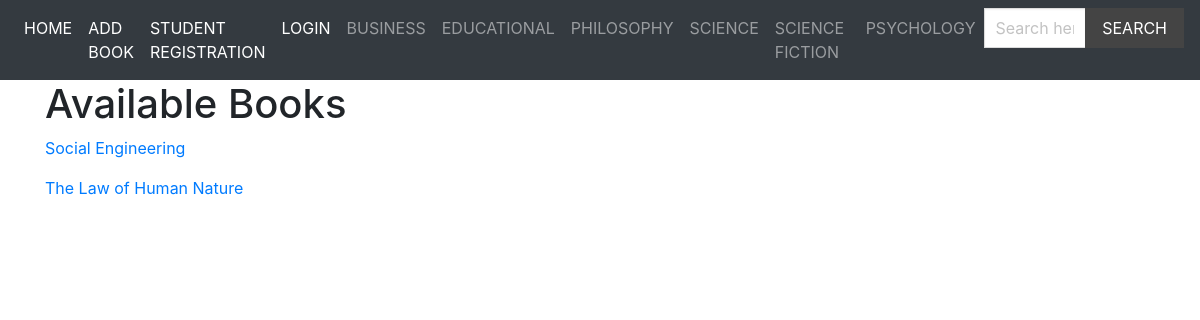
The page / on the database its author committed.
### books/models.py (models this page shows, shortened)
class Genre(models.Model):
    genre = models.CharField(max_length=50)

class Book(models.Model):
    title = models.CharField(max_length=50)
    author = models.CharField(max_length=50)
    published_by = models.CharField(max_length=50)
    genre = models.ForeignKey(Genre, on_delete=models.CASCADE, related_name='books')

### books/views.py (the view)
# urls.py: path('', views.index, name = 'index'),
def index(request):
    books = Book.objects.order_by('title').all()
    diction = {
        'books': books,
    }
    return render(request, 'books/index.html', context = diction)

### books/context_processors.py (called while the page is built)
def menu_genre(request):
    genres = Genre.objects.all()
    return ({'genres': genres})

### templates/books/index.html
{% extends 'base.html' %}
{% block content %}
    <h1>Available Books</h1>
    {% for book in books %}
        <ul>
            <li><a href = "{% url 'book_details' pk=book.id %}">{{book.title}}</a></li>
        </ul>
    {% endfor %}
{% endblock content %}

### templates/base.html (shortened to what this page needs)
{% load static %}
<!DOCTYPE html>
<html lang = "en" dir = "ltr">
    <head>
            <link rel = "stylesheet" href = "https://cdn.jsdelivr.net/npm/bulma@0.9.1/css/bulma.min.css">
            <link rel="stylesheet" href="https://maxcdn.bootstrapcdn.com/bootstrap/4.0.0/css/bootstrap.min.css">
            <link rel = "stylesheet" href = "{% static 'styles/main.css' %}">
    </head>
    <body>
    <nav class="navbar navbar-expand-lg navbar-dark bg-dark">
    <ul class="navbar-nav">
      <li class="nav-item active">
        <a class="nav-link" href="{% url 'index' %}"> Home </a>
      </li>
      <li class="nav-item active">
        <a class="nav-link" href="{% url 'add_book' %}"> Add Book </a>
      </li>
      {% if user.is_authenticated %}
      <li class="nav-item active">
        <a class="nav-link" href="{% url 'student_logout' %}">Logout </a>
      </li>
      <li class="nav-item active">
        <a class="nav-link" href="{% url 'student_profile' %}">Profile </a>
      </li>
      {% else %}
      <li class="nav-item active">
        <a class="nav-link" href="{% url 'student_reg' %}">Student Registration </a>
      </li>
      <li class="nav-item active">
        <a class="nav-link" href="{% url 'student_login' %}">Login </a>
      </li>
      {% endif %}
      {% for genre in genres %}
                      <a href = "{% url 'genre_books' pk=genre.pk %}" class = "nav-link">{{ genre.genre }}</a>
                    {% endfor %}
      <form method="get" action="{% url 'search' %}">
                            <div class="field has-addons">
                                <div class="control">
                                    <input type="text" class="input" placeholder="Search here" name="query">
                                </div>
                                <div class="control">
                                    <button class="button is-dark is-uppercase">Search</button>
                                </div>
                            </div>
                        </form>
    </ul>
</nav>
<div class = "container">
    {% block content %}
    {% endblock content %}
    </body>
</html>

### static/styles/main.css (style rules this page uses)
.navbar { text-transform: uppercase; }
.navbar .is-dark { background: #444; }
.input, .button { border-radius: 0; }

### rows shown on the page
Genre: genre "BUSINESS"
Genre: genre "EDUCATIONAL"
Genre: genre "PHILOSOPHY"
Genre: genre "SCIENCE"
Genre: genre "SCIENCE FICTION"
Genre: genre "PSYCHOLOGY"
Book: title "Social Engineering"
Book: title "The Law of Human Nature"
